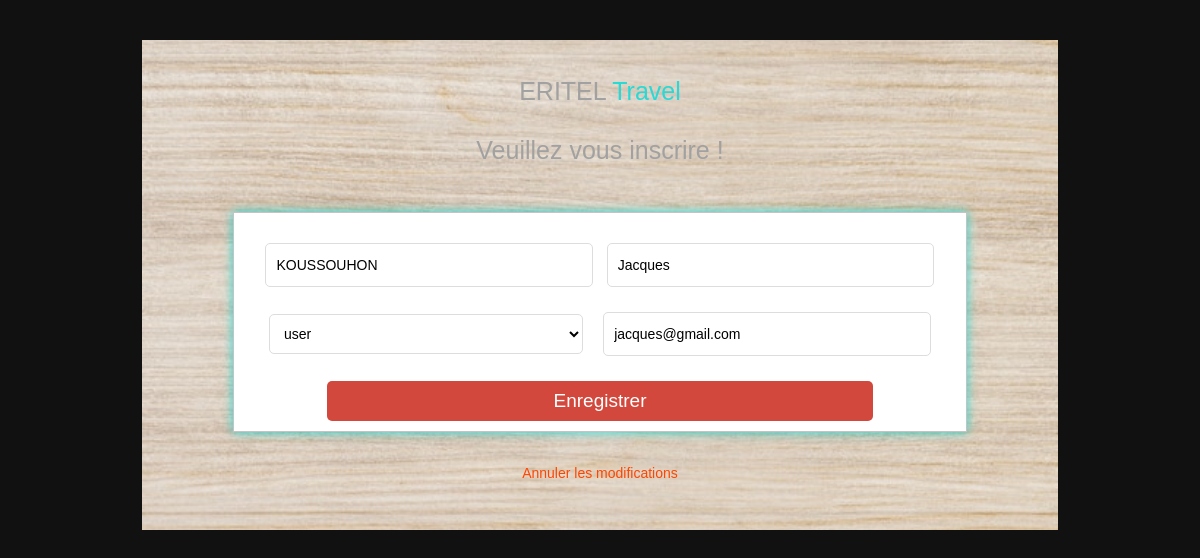
/Users/edit?idUser=4 (signed in), run on the app's committed database.
### tables this page shows
CREATE TABLE `user` (
  `id` int(11) NOT NULL,
  `fname` varchar(50) NOT NULL,
  `lname` varchar(50) NOT NULL,
  `type` varchar(50) NOT NULL DEFAULT 'user',
  `email` varchar(100) NOT NULL,
  `password` varchar(100) NOT NULL
);

### App/Controllers/Users.php (called while the page is built, shortened)
<?php
class Users extends \Core\Controller {
  public function editAction() {
    View::render("Admin/edit_user.php");
  }
}

### public/index.php (called while the page is built, shortened)
<?php
$router = new Core\Router();
$router->add('', ['controller' => 'Users', 'action' => 'accueil']);
$router->add('login', ['controller' => 'Users', 'action' => 'login']);
$router->add('admin', ['controller' => 'Users', 'action' => 'login']);
$router->add('about', ['controller' => 'Users', 'action' => 'about']);
$router->add('contact', ['controller' => 'Users', 'action' => 'contact']);
$router->add('site', ['controller' => 'Users', 'action' => 'site']);
$router->add('{controller}/{action}');
$router->add("{controller}/{id:\d+}/{action}");
$router->add("admin/{controller}/{action}", ["namespace" => "Admin"]);
$router->dispatch($_SERVER["QUERY_STRING"]);

### App/Views/Admin/edit_user.php (the view, shortened to what this page needs)
<?php
    require_once 'connexion.php';
?>
<!DOCTYPE html>
<html lang="en">
<head>
    <link rel="stylesheet" href="../../ressources/css/styleForm.css">
</head>
<body>
	<div class="containe">
		<h1 class="box-logo box-title">ERITEL <span>Travel</span></h1>
		<h1 class="box-title">Veuillez vous inscrire !</h1>
        <?php
      $getId = $_GET['idUser'];
      $request = $connexion->prepare("SELECT * FROM `user` WHERE id = ?");
      $request->execute([$getId]);
      if($request->rowCount() > 0){
         while($user = $request->fetch(PDO::FETCH_ASSOC)){
   ?>
		<form action="/RegisterController/updateUser" method="POST" enctype="multipart/form-data" class="box">
			<input type="text" class="box-input" name="lname" placeholder="Nom" required value="<?= $user['lname']; ?>" />
			<input type="text" class="box-input" name="fname" placeholder="Prénom" required value="<?= $user['fname']; ?>" />
            <select class="box-input" name="type" id="type" >
                <option value="" disabled selected><?= $user['type']; ?></option>
            </select>
			<input type="email" class="box-input" name="email" placeholder="Email" required value="<?= $user['email']; ?>" />
			<input type="submit" name="enregistrer" value="Enregistrer" class="box-button" />
		</form>
        <?php
         }
      }
   ?>
		<p class="box-register"><a href="/RegisterController/showUser">Annuler les modifications</a></p>
	</div>
</body>
</html>

### public/ressources/css/styleForm.css (style rules this page uses)
* { font-family: 'Raleway', sans-serif; }
:root { --first_color:#fff; --second_color:#111; --tird_color:#29d9d5; --forth_color:#222; --fith_color:#999; }
body { background: var(--second_color); background-repeat: no-repeat; background-position: center; background-size: cover; display: flex; justify-content: center; align-items: center; }
.containe { margin: 2rem auto; background: url('../assets/fond-design-texture-bois-chene_53876-143033.jpg'); background-repeat: no-repeat; background-position: center; background-size: cover; max-width: 1000px; padding: 3rem 2rem; text-align: center; }
.containe .box { display: flex; flex-wrap: wrap; align-items: center; justify-content: space-around; border: 1px solid #c4c4c4; padding: 30px 25px 10px 25px; background: white; margin: 2rem auto; max-width: 80%; box-shadow: 0 0 10px var(--tird_color); text-align: center; }
.containe h1.box-logo span { color: var(--tird_color); }
.containe h1.box-title { color: #a1a1a1; font-weight: 300; padding: 15px 25px; line-height: 30px; font-size: 25px; text-align:center; margin: -27px -26px 26px; }
.containe .box .box-button { border-radius: 5px; background: #d2483c; text-align: center; cursor: pointer; font-size: 19px; width: 80%; height: 40px; padding: 0; color: #fff; border: 0; outline:0; }
.containe .box-register { text-align:center; margin-bottom:0px; }
.containe .box-register a { text-decoration:none; font-size:14px; color:orangered; }
.containe .box .box-input { font-size: 14px; background: #fff; border: 1px solid #ddd; margin-bottom: 25px; padding-left:10px; border-radius: 5px; flex-basis: 46%; height: 40px; }

### data on the page
user: lname "KOUSSOUHON", fname "Jacques", type "user", email "jacques@gmail.com"
